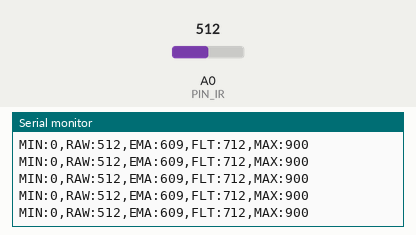
Simulated run of this sketch. Board: Arduino Uno, built with avr-gcc and run on an emulated ATmega328P. Shown: the last lines printed to the serial monitor. The inputs (shaded band) are chosen by the test bench; at power-on: A0 (PIN_IR) = 512.

Above: at 1.2 s.
1.3 s: A0 (PIN_IR) set to 716
At 1.32 s:
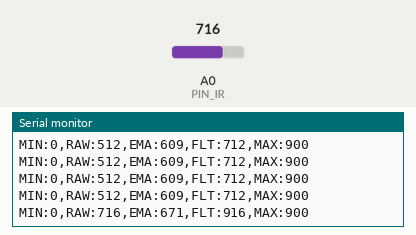
2.8 s: A0 (PIN_IR) set to 900
At 2.82 s:
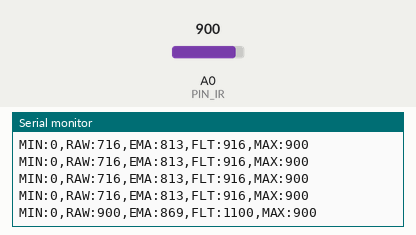
Timing chart, 0 to 5.8 s (numbered marks = the images above; inputs shaded):
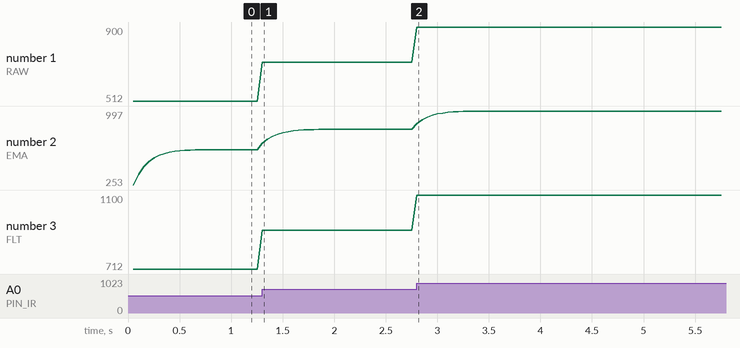

Measured:
- after the input at 1.3 s, the serial monitor: prints a new line at once (image 1)
- after the input at 2.8 s, the serial monitor: prints a new line at once (image 2)
- plotted number 1: 512 → 716 after the input at 1.3 s
- plotted number 2: 609 → 813 after the input at 1.3 s, 813 → 997 after the input at 2.8 s
- plotted number 3: 712 → 916 after the input at 1.3 s, 916 → 1100 after the input at 2.8 s

The sketch:

19_challange_1.ino
```cpp
// Arduino pin assignment
#define PIN_IR A0

// configurable parameters
#define LOOP_INTERVAL 50    // Loop Interval (unit: msec)
#define _EMA_ALPHA    0.7   // EMA weight of new sample (range: 0 to 1)
                            // Setting EMA to 1 effectively disables EMA filter.

// global variables
unsigned long last_sampling_time; // unit: msec
int ema;                          // Voltage values from the IR sensor (0 ~ 1023)

void setup()
{
  Serial.begin(1000000);    // 1,000,000 bps

  last_sampling_time = 0;

  return;
  while(1) {
    while (Serial.available() == 0)
      ;
    Serial.read();  // wait for <Enter> key
    ir_sensor_filtered(1000, 0.5, 2);
  }
}

void loop()
{
  unsigned int raw, filtered;           // Voltage values from the IR sensor (0 ~ 1023)

  // wait until next sampling time.
  if (millis() < (last_sampling_time + LOOP_INTERVAL))
    return;
  last_sampling_time += LOOP_INTERVAL;

  // Take a median value from multiple measurements
  filtered = ir_sensor_filtered(10, 0.5, 0);

  // Take a single measurement
  raw = analogRead(PIN_IR);

  // Calculate EMA
  ema = _EMA_ALPHA * ema + (1.0 - _EMA_ALPHA) * raw;

  // Oupput the raw, filtered, and EMA values for comparison purpose
  Serial.print("MIN:"); Serial.print(0);              Serial.print(",");
  Serial.print("RAW:"); Serial.print(raw);            Serial.print(",");
  Serial.print("EMA:"); Serial.print(ema + 100);      Serial.print(",");
  Serial.print("FLT:"); Serial.print(filtered + 200); Serial.print(",");
  Serial.print("MAX:"); Serial.println(900);
}

int compare(const void *a, const void *b) {
  return (*(unsigned int *)a - *(unsigned int *)b);
}

unsigned int ir_sensor_filtered(unsigned int n, float position, int verbose)
{
  unsigned int *ir_val, ret_val;  //sensoredArray, selected
  unsigned int start_time;        //if verbose == 2 then..

  if (verbose >= 2)
    start_time = millis();

  //out of range
  if ((n <= 0) || (n >= 100) || (position < 0.0) || (position > 1))
    return 0;

  if (position == 1.0)
    position = 0.999;

  if (verbose == 1) {
    Serial.print("n: "); Serial.print(n);
    Serial.print(", position: "); Serial.print(position);
    Serial.print(", ret_idx: ");  Serial.println((unsigned int)(n * position));
  }

  //allocate n sized array in runtime
  ir_val = (unsigned int *)malloc(sizeof(unsigned int) * n);
  //failed to allocate
  if (ir_val == NULL)
    return 0;

  if (verbose == 1)
    Serial.print("IR:");

  //sensor
  for (int i = 0; i < n; i++) {
    ir_val[i] = analogRead(PIN_IR);
    if (verbose == 1) {
        Serial.print(" ");
        Serial.print(ir_val[i]);
    }
  }

  if (verbose == 1)
    Serial.print  ("  => ");

  //quick sort? big-O nlogn in average but n ^ 2 in worst
  qsort(ir_val, n, sizeof(unsigned int), compare);
  ret_val = ir_val[(unsigned int)(n * position)];

  if (verbose == 1) {
    for (int i = 0; i < n; i++) {
        Serial.print(" ");
        Serial.print(ir_val[i]);
    }
    Serial.print(" :: ");
    Serial.println(ret_val);
  }
  free(ir_val); //no need to use array anymore in this func(need to free).

  if (verbose >= 2) {
    Serial.print("Elapsed time: "); Serial.print(millis() - start_time); Serial.println("ms");
  }

  return ret_val;
}
```
